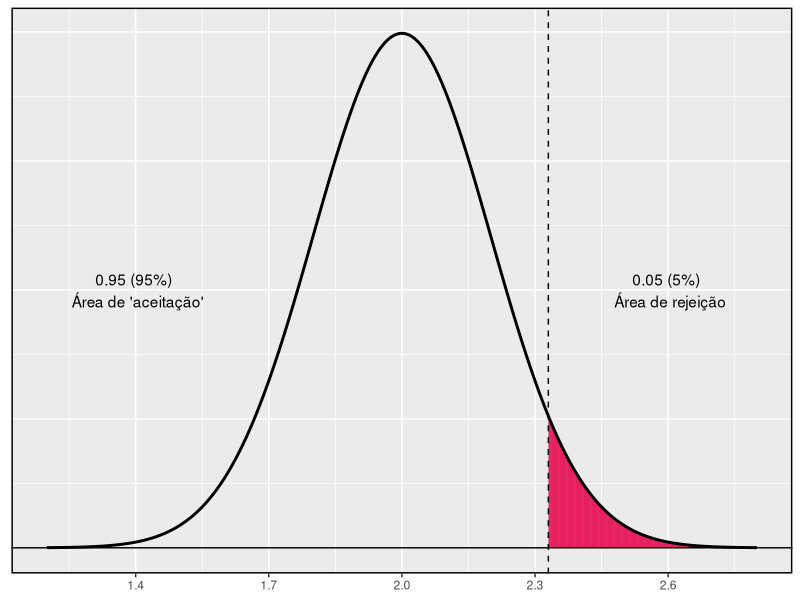
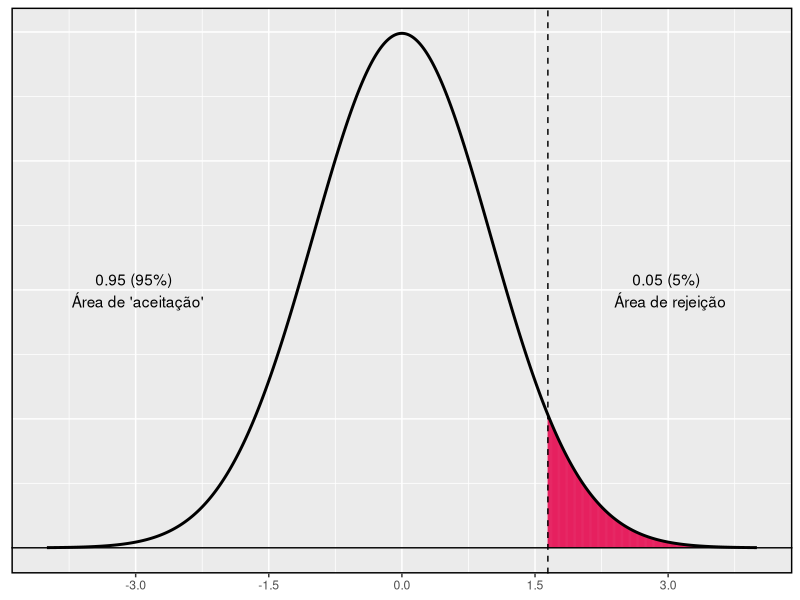
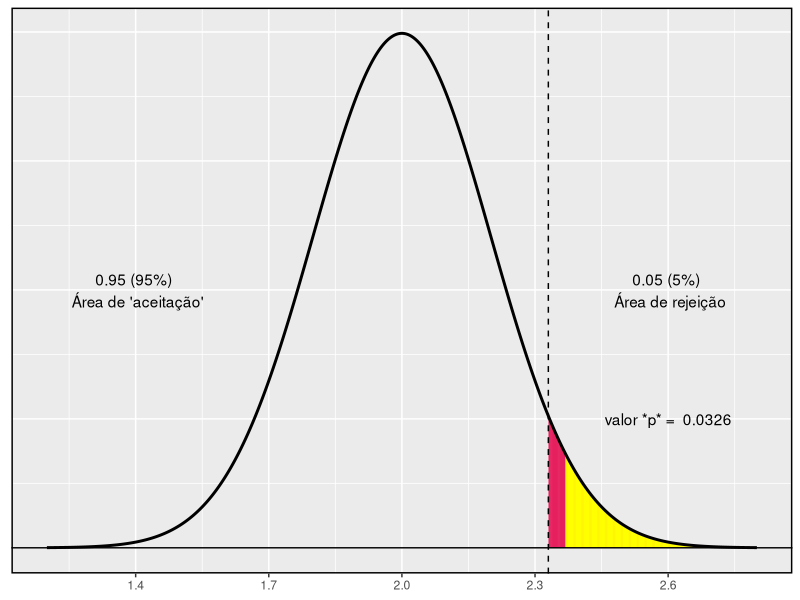
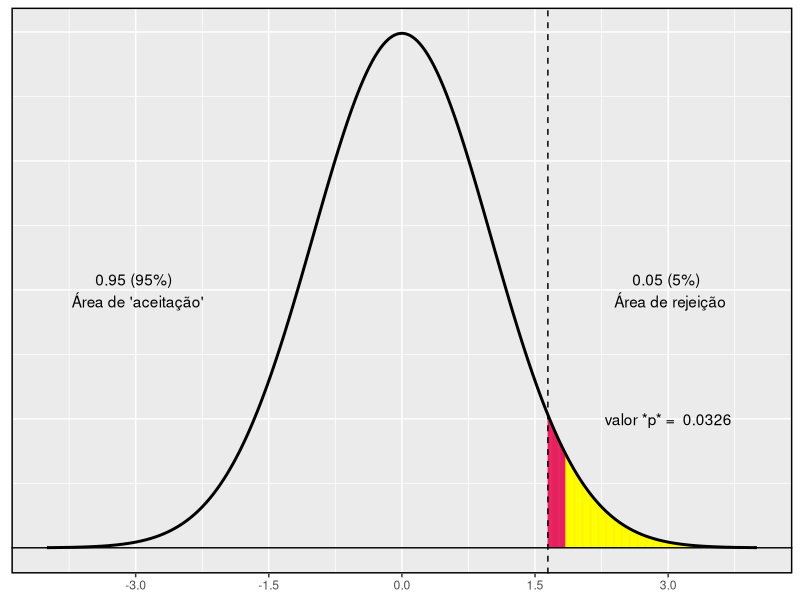

Reproduce these figures in R, in order.
## ---- chunk 1
knitr::opts_chunk$set(echo = TRUE)
## ---- chunk 2
library(ggplot2)
set.seed(1)
m <- 2
s <- 1

# test and sample
n <- 25
x <- rnorm(n, m+1, s)
sxbarra <- s / sqrt(n)
zcalc <- (mean(x) - m) / sxbarra

alpha <- 0.05
ztab <- qnorm(p = 1-alpha)
xtab <- round(qnorm(p = 1-alpha, mean = m, sd = sxbarra), digits = 2)

Z <- seq(-4, 4, 0.01)
YZ <- dnorm(Z)
X <- m + sxbarra * Z
YX <- dnorm(X, m, sxbarra)

gg   <- data.frame(Z,X,YZ,YX)
ggplot(data = gg, mapping = aes(x = X, y = YX)) +
  geom_linerange(data = gg[gg$X > xtab,],
                 aes(X, ymin = 0, ymax = YX), colour="#E6205F") +
  # geom_linerange(data = gg[gg$X > mean(x),],
  #                aes(X, ymin = 0, ymax = Y), colour="yellow") +
  geom_path(size = 1) +
  labs(x = NULL, y = NULL) +
  theme(axis.text.y = element_blank(), axis.ticks.y = element_blank(),
        axis.line.y = element_blank()) +
  geom_vline(xintercept = xtab, linetype = "dashed") +
  # geom_vline(xintercept = mean(x), linetype = "solid", colour = "red") +
  geom_hline(yintercept = 0) +
  annotate("text", x = m - 3*sxbarra,
           y = max(YX)/2,    #Y[which(grepl(m - s, X))],
           label = paste(1-alpha, " (", (1-alpha)*100, "%) \n Área de 'aceitação'", sep="")) +
    # annotate("text", x = m , y = max(YX)/2, label = text(paste( 
    #   expression(bar(x) [crítico]), "=", xtab)) +
    annotate("text", x = m + 3*sxbarra,
           y = max(YX)/2,    #Y[which(grepl(m - s, X))],
           label = paste(alpha, " (", alpha*100, "%) \n Área de rejeição", sep="")) +
  scale_x_continuous(breaks = seq(m - 3*sxbarra, m + 3*sxbarra, sxbarra*1.5)) +
  theme(panel.border = element_rect(colour = "black", fill=NA, size=1))

# figure 2
ggplot(data = gg, mapping = aes(x = Z, y = YZ)) +
  geom_linerange(data = gg[gg$Z > ztab,],
                 aes(Z, ymin = 0, ymax = YZ), colour="#E6205F") +
  geom_path(size = 1) +
  labs(x = NULL, y = NULL) +
  theme(axis.text.y = element_blank(), axis.ticks.y = element_blank(),
        axis.line.y = element_blank()) +
  geom_vline(xintercept = ztab, linetype = "dashed") +
  geom_hline(yintercept = 0) +
  annotate("text", x = -3, y = max(YZ)/2,    #Y[which(grepl(m - s, X))],
           label = paste(1-alpha, " (", (1-alpha)*100, "%) \n Área de 'aceitação'", sep="")) +
    annotate("text", x = 3, y = max(YZ)/2,    #Y[which(grepl(m - s, X))],
           label = paste(alpha, " (", alpha*100, "%) \n Área de rejeição", sep="")) +
  scale_x_continuous(breaks = seq(-3, 3, 1.5)) +
  theme(panel.border = element_rect(colour = "black", fill=NA, size=1))
## ---- chunk 3
set.seed(1)
m <- 2
s <- 1

# test and sample
n <- 25
x <- rnorm(n, m + 0.2, s)
sxbarra <- s / sqrt(n)
xbarra <- mean(x)
zcalc <- (xbarra - m) / sxbarra

alpha <- 0.05
xtab <- round(qnorm(p = 1-alpha, mean = m, sd = sxbarra), digits = 2)
ztab <- qnorm(p = 1-alpha)
## ---- chunk 4
# library(ggplot2)
# set.seed(1)
# m <- 2
# s <- 1
# 
# # test and sample
# n <- 25
# x <- rnorm(n, m + 0.2, s)
# sxbarra <- s / sqrt(n)

Z <- seq(-4, 4, 0.01)
YZ <- dnorm(Z)
X <- m + sxbarra * Z
YX <- dnorm(X, m, sxbarra)

gg   <- data.frame(Z,X,YZ,YX)#, xbarra, Yxbarra, zcalc, Yzcalc)
ggplot(data = gg, mapping = aes(x = X, y = YX)) +
  geom_linerange(data = gg[gg$X > xtab,],
                 aes(X, ymin = 0, ymax = YX), colour="#E6205F") +
  geom_linerange(data = gg[gg$X > xbarra,],
                 aes(X, ymin = 0, ymax = YX), colour="yellow") +
  geom_path(size = 1) +
  labs(x = NULL, y = NULL) +
  theme(axis.text.y = element_blank(), axis.ticks.y = element_blank(),
        axis.line.y = element_blank()) +
  geom_vline(xintercept = xtab, linetype = "dashed") +
  # geom_vline(xintercept = xbarra, linetype = "solid", colour = "red") +
  geom_hline(yintercept = 0) +
  annotate("text", x = m - 3*sxbarra,
           y = max(YX)/2,    #Y[which(grepl(m - s, X))],
           label = paste(1-alpha, " (", (1-alpha)*100, "%) \n Área de 'aceitação'", sep="")) +
    # annotate("text", x = m , y = max(YX)/2, label = text(paste( 
    #   expression(bar(x) [crítico]), "=", xtab)) +
    annotate("text", x = m + 3*sxbarra,
           y = max(YX)/2,    #Y[which(grepl(m - s, X))],
           label = paste(alpha, " (", alpha*100, "%) \n Área de rejeição", sep="")) +
    annotate("text", x = m + 3*sxbarra,
           y = max(YX)/4,    #Y[which(grepl(m - s, X))],
           label = paste("valor *p* = ", round( pnorm(xbarra, m, sxbarra, lower.tail = FALSE),4))) +
  scale_x_continuous(breaks = seq(m - 3*sxbarra, m + 3*sxbarra, sxbarra*1.5)) +
  theme(panel.border = element_rect(colour = "black", fill=NA, size=1))

# figure 2
ggplot(data = gg, mapping = aes(x = Z, y = YZ)) +
  geom_linerange(data = gg[gg$Z > ztab,],
                 aes(Z, ymin = 0, ymax = YZ), colour="#E6205F") +
    geom_linerange(data = gg[gg$Z > zcalc,],
                 aes(Z, ymin = 0, ymax = YZ), colour="yellow") +
  geom_path(size = 1) +
  labs(x = NULL, y = NULL) +
  theme(axis.text.y = element_blank(), axis.ticks.y = element_blank(),
        axis.line.y = element_blank()) +
  geom_vline(xintercept = ztab, linetype = "dashed") +
  geom_hline(yintercept = 0) +
  annotate("text", x = -3, y = max(YZ)/2,    #Y[which(grepl(m - s, X))],
           label = paste(1-alpha, " (", (1-alpha)*100, "%) \n Área de 'aceitação'", sep="")) +
    annotate("text", x = 3, y = max(YZ)/2,    #Y[which(grepl(m - s, X))],
           label = paste(alpha, " (", alpha*100, "%) \n Área de rejeição", sep="")) +
    annotate("text", x = 3, y = max(YZ)/4,    #Y[which(grepl(m - s, X))],
           label = paste("valor *p* = ", round( pnorm(zcalc, lower.tail = FALSE),4))) +
  scale_x_continuous(breaks = seq(-3, 3, 1.5)) +
  theme(panel.border = element_rect(colour = "black", fill=NA, size=1))
